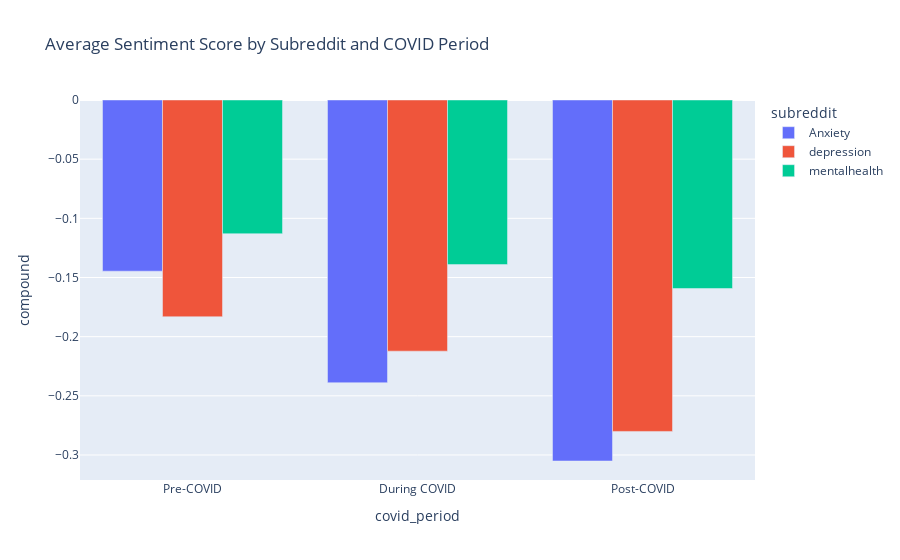

Notebook code for this chart:
### Code cell
import plotly.express as px
fig = px.bar(
    sentiment_by_sub,
    x='covid_period',
    y='compound',
    color='subreddit',
    barmode='group',
    title='Average Sentiment Score by Subreddit and COVID Period'
)
fig.show()

### Figure 1 — Plotly figure (JSON) as saved in the notebook; plotly's stock layout.template omitted (floating-point values rounded to 4 significant figures)
{"data": [{"alignmentgroup": "True", "hovertemplate": "subreddit=Anxiety<br>covid_period=%{x}<br>compound=%{y}<extra></extra>", "legendgroup": "Anxiety", "marker": {"color": "#636efa", "pattern": {"shape": ""}}, "name": "Anxiety", "offsetgroup": "Anxiety", "orientation": "v", "showlegend": true, "textposition": "auto", "type": "bar", "x": ["Pre-COVID", "During COVID", "Post-COVID"], "xaxis": "x", "y": [-0.1447, -0.2389, -0.3051], "yaxis": "y"}, {"alignmentgroup": "True", "hovertemplate": "subreddit=depression<br>covid_period=%{x}<br>compound=%{y}<extra></extra>", "legendgroup": "depression", "marker": {"color": "#EF553B", "pattern": {"shape": ""}}, "name": "depression", "offsetgroup": "depression", "orientation": "v", "showlegend": true, "textposition": "auto", "type": "bar", "x": ["Pre-COVID", "During COVID", "Post-COVID"], "xaxis": "x", "y": [-0.1832, -0.2123, -0.2801], "yaxis": "y"}, {"alignmentgroup": "True", "hovertemplate": "subreddit=mentalhealth<br>covid_period=%{x}<br>compound=%{y}<extra></extra>", "legendgroup": "mentalhealth", "marker": {"color": "#00cc96", "pattern": {"shape": ""}}, "name": "mentalhealth", "offsetgroup": "mentalhealth", "orientation": "v", "showlegend": true, "textposition": "auto", "type": "bar", "x": ["Pre-COVID", "During COVID", "Post-COVID"], "xaxis": "x", "y": [-0.113, -0.1391, -0.1593], "yaxis": "y"}], "layout": {"barmode": "group", "legend": {"title": {"text": "subreddit"}, "tracegroupgap": 0}, "title": {"text": "Average Sentiment Score by Subreddit and COVID Period"}, "xaxis": {"anchor": "y", "domain": [0, 1], "title": {"text": "covid_period"}}, "yaxis": {"anchor": "x", "domain": [0, 1], "title": {"text": "compound"}}}}
